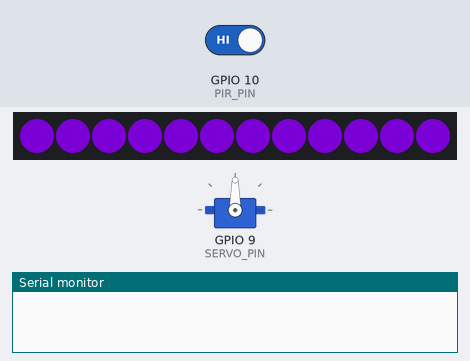
The sketch below on a simulated ESP32-S3. Shown: servo, 12 RGB LEDs in strip order, left to right, the last lines printed to the serial monitor. The inputs (shaded band) are chosen by the test bench; at power-on: GPIO 10 (PIR_PIN) HIGH. Dim RGB values are drawn brighter than linear.

Above: at 1.2 s.
1.3 s: GPIO 10 (PIR_PIN) driven LOW
At 5.7 s:
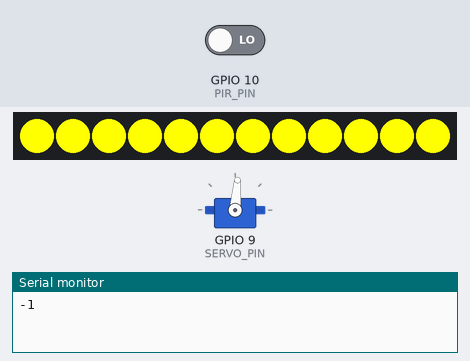
Timing chart, 0 to 7.2 s (numbered marks = the images above; inputs shaded):
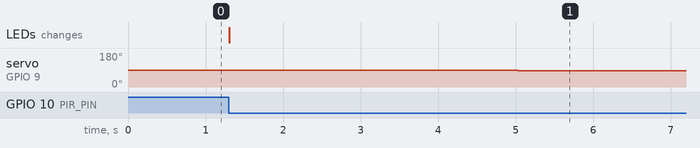

Measured:
- after the input at 1.3 s, the LEDs: change at once (image 1)

The sketch:

MicroChallengeIIIDudu_Minnie.ino
```cpp
#include <ESP32Servo.h>
#include <Adafruit_NeoPixel.h>

#define LED_PIN    8    // Pin connected to the data input of the LED strip
#define LED_COUNT  12   // Number of LEDs in the strip
#define SERVO_PIN  9    // Pin connected to the continuous rotation servo motor
#define PIR_PIN    10   // Pin connected to the SR501 PIR motion sensor

Servo myServo;  // Create a servo object to control the continuous rotation servo motor
Adafruit_NeoPixel strip(LED_COUNT, LED_PIN, NEO_GRB + NEO_KHZ800); // Define LED strip

unsigned long previousMillisLED = 0;   // Variable to store time since last LED update
const long intervalLED = 2000;  // Interval between LED updates in milliseconds
unsigned long previousMillisServo = 0;   // Variable to store time since last servo update
const long intervalServo = 5000;  // Interval for each rotation cycle in milliseconds
int servoSpeed = 90; // Variable to store servo speed, 90 = stop, 180 and 0 for both directions
int servoDirection = 1; // Variable to store servo rotation direction
int servoLimit = 10; // Variable to count servo rotations

void setup() {
  myServo.attach(SERVO_PIN);  // Attach the servo to the defined GPIO pin
  strip.begin(); // Initialize the LED strip
  strip.show();  // Initialize all pixels to 'off'
  //pinMode(PIR_PIN, INPUT); // Set PIR sensor pin as input
  pinMode(PIR_PIN, INPUT); // Set PIR sensor pin as input
  Serial.begin(9600); // Initialize serial communication
}

void loop() {
  // Read PIR sensor status
  int pirStatus = digitalRead(PIR_PIN);
  //Serial.print("PIR Sensor Status: ");
  //Serial.println(pirStatus);

  // If motion detected, turn on LED strip to yellow
  if (pirStatus == LOW) {
    setColor(strip.Color(255, 255, 0)); // Set LED color to yellow
  } else {
    setColor(strip.Color(75, 0, 130)); // Set LED color to purple
  }


  if (millis() - previousMillisServo >= intervalServo) {
    /*if((servoDirection == 1 && servoSpeed - 90 >= servoLimit) || (servoDirection == -1 && 90 - servoSpeed >= servoLimit)) {
      servoDirection = -servoDirection; // reverse direction when speed reaches limit
    }
    if((servoDirection == 1 && servoSpeed - 90 <= 4) || (servoDirection == -1 && 90 - servoSpeed <= 4))
      servoSpeed += 3*servoDirection;
    Serial.println("trigger servo");
    Serial.println(servoSpeed);

    myServo.write(servoSpeed); // Set servo position
    previousMillisServo = millis(); // Update time*/

    servoDirection = -servoDirection;
    Serial.println(servoDirection);
    if(servoDirection == 1) {
      myServo.write(97);
    }
    else {
      myServo.write(85);
    }

    previousMillisServo = millis(); // Update time
  }

    // Delay before next iteration
    delay(100);
}
// Function to set the color of the entire LED strip
void setColor(uint32_t color) {
  for (int i = 0; i < strip.numPixels(); i++) {
    strip.setPixelColor(i, color);
  }
  strip.show(); // Send the updated color to the LEDs
}
```
